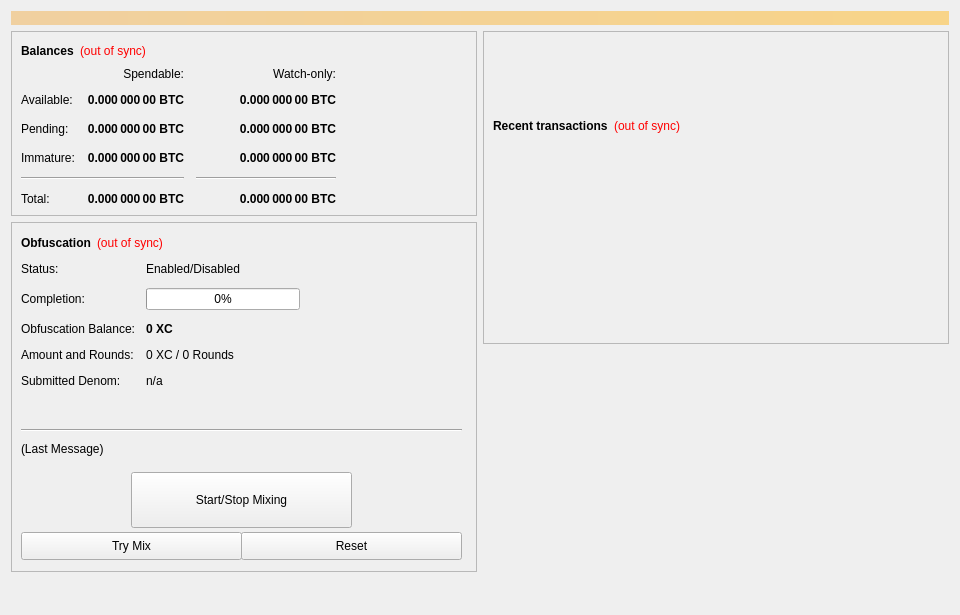
<?xml version="1.0" encoding="UTF-8"?>
<ui version="4.0">
 <class>OverviewPage</class>
 <widget class="QWidget" name="OverviewPage">
  <property name="geometry">
   <rect>
    <x>0</x>
    <y>0</y>
    <width>960</width>
    <height>615</height>
   </rect>
  </property>
  <property name="minimumSize">
   <size>
    <width>960</width>
    <height>0</height>
   </size>
  </property>
  <property name="windowTitle">
   <string>Form</string>
  </property>
  <layout class="QVBoxLayout" name="topLayout">
   <item>
    <widget class="QLabel" name="labelAlerts">
     <property name="visible">
      <bool>false</bool>
     </property>
     <property name="styleSheet">
      <string notr="true">background-color: qlineargradient(x1: 0, y1: 0, x2: 1, y2: 0, stop:0 #F0D0A0, stop:1 #F8D488); color:#000000;</string>
     </property>
     <property name="wordWrap">
      <bool>true</bool>
     </property>
     <property name="margin">
      <number>3</number>
     </property>
    </widget>
   </item>
   <item>
    <layout class="QHBoxLayout" name="horizontalLayout" stretch="1,1">
     <item>
      <layout class="QVBoxLayout" name="verticalLayout_2">
       <item>
        <widget class="QFrame" name="frame">
         <property name="frameShape">
          <enum>QFrame::StyledPanel</enum>
         </property>
         <property name="frameShadow">
          <enum>QFrame::Raised</enum>
         </property>
         <layout class="QVBoxLayout" name="verticalLayout_4">
          <item>
           <layout class="QHBoxLayout" name="horizontalLayout_4">
            <item>
             <widget class="QLabel" name="label_5">
              <property name="font">
               <font>
                <weight>75</weight>
                <bold>true</bold>
               </font>
              </property>
              <property name="text">
               <string>Balances</string>
              </property>
             </widget>
            </item>
            <item>
             <widget class="QLabel" name="labelWalletStatus">
              <property name="cursor">
               <cursorShape>WhatsThisCursor</cursorShape>
              </property>
              <property name="toolTip">
               <string>The displayed information may be out of date. Your wallet automatically synchronizes with the BlocknetDX network after a connection is established, but this process has not completed yet.</string>
              </property>
              <property name="styleSheet">
               <string notr="true">QLabel { color: red; }</string>
              </property>
              <property name="text">
               <string notr="true">(out of sync)</string>
              </property>
              <property name="alignment">
               <set>Qt::AlignLeading|Qt::AlignLeft|Qt::AlignVCenter</set>
              </property>
             </widget>
            </item>
            <item>
             <spacer name="horizontalSpacer_3">
              <property name="orientation">
               <enum>Qt::Horizontal</enum>
              </property>
              <property name="sizeHint" stdset="0">
               <size>
                <width>40</width>
                <height>20</height>
               </size>
              </property>
             </spacer>
            </item>
           </layout>
          </item>
          <item>
           <layout class="QGridLayout" name="gridLayout">
            <property name="spacing">
             <number>12</number>
            </property>
            <item row="2" column="2">
             <widget class="QLabel" name="labelWatchPending">
              <property name="font">
               <font>
                <weight>75</weight>
                <bold>true</bold>
               </font>
              </property>
              <property name="cursor">
               <cursorShape>IBeamCursor</cursorShape>
              </property>
              <property name="toolTip">
               <string>Unconfirmed transactions to watch-only addresses</string>
              </property>
              <property name="text">
               <string notr="true">0.000 000 00 BTC</string>
              </property>
              <property name="alignment">
               <set>Qt::AlignRight|Qt::AlignTrailing|Qt::AlignVCenter</set>
              </property>
              <property name="textInteractionFlags">
               <set>Qt::LinksAccessibleByMouse|Qt::TextSelectableByKeyboard|Qt::TextSelectableByMouse</set>
              </property>
             </widget>
            </item>
            <item row="2" column="1">
             <widget class="QLabel" name="labelUnconfirmed">
              <property name="font">
               <font>
                <weight>75</weight>
                <bold>true</bold>
               </font>
              </property>
              <property name="cursor">
               <cursorShape>IBeamCursor</cursorShape>
              </property>
              <property name="toolTip">
               <string>Total of transactions that have yet to be confirmed, and do not yet count toward the spendable balance</string>
              </property>
              <property name="text">
               <string notr="true">0.000 000 00 BTC</string>
              </property>
              <property name="alignment">
               <set>Qt::AlignRight|Qt::AlignTrailing|Qt::AlignVCenter</set>
              </property>
              <property name="textInteractionFlags">
               <set>Qt::LinksAccessibleByMouse|Qt::TextSelectableByKeyboard|Qt::TextSelectableByMouse</set>
              </property>
             </widget>
            </item>
            <item row="3" column="2">
             <widget class="QLabel" name="labelWatchImmature">
              <property name="font">
               <font>
                <weight>75</weight>
                <bold>true</bold>
               </font>
              </property>
              <property name="cursor">
               <cursorShape>IBeamCursor</cursorShape>
              </property>
              <property name="toolTip">
               <string>Staked or servicenode rewards in watch-only addresses that has not yet matured</string>
              </property>
              <property name="text">
               <string notr="true">0.000 000 00 BTC</string>
              </property>
              <property name="alignment">
               <set>Qt::AlignRight|Qt::AlignTrailing|Qt::AlignVCenter</set>
              </property>
              <property name="textInteractionFlags">
               <set>Qt::LinksAccessibleByMouse|Qt::TextSelectableByKeyboard|Qt::TextSelectableByMouse</set>
              </property>
             </widget>
            </item>
            <item row="4" column="0" colspan="2">
             <widget class="Line" name="lineSpendableBalance">
              <property name="orientation">
               <enum>Qt::Horizontal</enum>
              </property>
             </widget>
            </item>
            <item row="4" column="2">
             <widget class="Line" name="lineWatchBalance">
              <property name="sizePolicy">
               <sizepolicy hsizetype="Preferred" vsizetype="Fixed">
                <horstretch>0</horstretch>
                <verstretch>0</verstretch>
               </sizepolicy>
              </property>
              <property name="minimumSize">
               <size>
                <width>140</width>
                <height>0</height>
               </size>
              </property>
              <property name="orientation">
               <enum>Qt::Horizontal</enum>
              </property>
             </widget>
            </item>
            <item row="5" column="0">
             <widget class="QLabel" name="labelTotalText">
              <property name="text">
               <string>Total:</string>
              </property>
             </widget>
            </item>
            <item row="3" column="1">
             <widget class="QLabel" name="labelImmature">
              <property name="font">
               <font>
                <weight>75</weight>
                <bold>true</bold>
               </font>
              </property>
              <property name="cursor">
               <cursorShape>IBeamCursor</cursorShape>
              </property>
              <property name="toolTip">
               <string>Staked or servicenode rewards that has not yet matured</string>
              </property>
              <property name="text">
               <string notr="true">0.000 000 00 BTC</string>
              </property>
              <property name="alignment">
               <set>Qt::AlignRight|Qt::AlignTrailing|Qt::AlignVCenter</set>
              </property>
              <property name="textInteractionFlags">
               <set>Qt::LinksAccessibleByMouse|Qt::TextSelectableByKeyboard|Qt::TextSelectableByMouse</set>
              </property>
             </widget>
            </item>
            <item row="2" column="3">
             <spacer name="horizontalSpacer_2">
              <property name="orientation">
               <enum>Qt::Horizontal</enum>
              </property>
              <property name="sizeHint" stdset="0">
               <size>
                <width>40</width>
                <height>20</height>
               </size>
              </property>
             </spacer>
            </item>
            <item row="3" column="0">
             <widget class="QLabel" name="labelImmatureText">
              <property name="text">
               <string>Immature:</string>
              </property>
             </widget>
            </item>
            <item row="5" column="1">
             <widget class="QLabel" name="labelTotal">
              <property name="font">
               <font>
                <weight>75</weight>
                <bold>true</bold>
               </font>
              </property>
              <property name="cursor">
               <cursorShape>IBeamCursor</cursorShape>
              </property>
              <property name="toolTip">
               <string>Your current total balance</string>
              </property>
              <property name="text">
               <string notr="true">0.000 000 00 BTC</string>
              </property>
              <property name="alignment">
               <set>Qt::AlignRight|Qt::AlignTrailing|Qt::AlignVCenter</set>
              </property>
              <property name="textInteractionFlags">
               <set>Qt::LinksAccessibleByMouse|Qt::TextSelectableByKeyboard|Qt::TextSelectableByMouse</set>
              </property>
             </widget>
            </item>
            <item row="5" column="2">
             <widget class="QLabel" name="labelWatchTotal">
              <property name="font">
               <font>
                <weight>75</weight>
                <bold>true</bold>
               </font>
              </property>
              <property name="cursor">
               <cursorShape>IBeamCursor</cursorShape>
              </property>
              <property name="toolTip">
               <string>Current total balance in watch-only addresses</string>
              </property>
              <property name="text">
               <string notr="true">0.000 000 00 BTC</string>
              </property>
              <property name="alignment">
               <set>Qt::AlignRight|Qt::AlignTrailing|Qt::AlignVCenter</set>
              </property>
              <property name="textInteractionFlags">
               <set>Qt::LinksAccessibleByMouse|Qt::TextSelectableByKeyboard|Qt::TextSelectableByMouse</set>
              </property>
             </widget>
            </item>
            <item row="0" column="2">
             <widget class="QLabel" name="labelWatchonly">
              <property name="text">
               <string>Watch-only:</string>
              </property>
              <property name="alignment">
               <set>Qt::AlignRight|Qt::AlignTrailing|Qt::AlignVCenter</set>
              </property>
             </widget>
            </item>
            <item row="1" column="0">
             <widget class="QLabel" name="labelBalanceText">
              <property name="text">
               <string>Available:</string>
              </property>
             </widget>
            </item>
            <item row="1" column="1">
             <widget class="QLabel" name="labelBalance">
              <property name="font">
               <font>
                <weight>75</weight>
                <bold>true</bold>
               </font>
              </property>
              <property name="cursor">
               <cursorShape>IBeamCursor</cursorShape>
              </property>
              <property name="toolTip">
               <string>Your current spendable balance</string>
              </property>
              <property name="text">
               <string notr="true">0.000 000 00 BTC</string>
              </property>
              <property name="alignment">
               <set>Qt::AlignRight|Qt::AlignTrailing|Qt::AlignVCenter</set>
              </property>
              <property name="textInteractionFlags">
               <set>Qt::LinksAccessibleByMouse|Qt::TextSelectableByKeyboard|Qt::TextSelectableByMouse</set>
              </property>
             </widget>
            </item>
            <item row="1" column="2">
             <widget class="QLabel" name="labelWatchAvailable">
              <property name="font">
               <font>
                <weight>75</weight>
                <bold>true</bold>
               </font>
              </property>
              <property name="cursor">
               <cursorShape>IBeamCursor</cursorShape>
              </property>
              <property name="toolTip">
               <string>Your current balance in watch-only addresses</string>
              </property>
              <property name="text">
               <string notr="true">0.000 000 00 BTC</string>
              </property>
              <property name="alignment">
               <set>Qt::AlignRight|Qt::AlignTrailing|Qt::AlignVCenter</set>
              </property>
              <property name="textInteractionFlags">
               <set>Qt::LinksAccessibleByMouse|Qt::TextSelectableByKeyboard|Qt::TextSelectableByMouse</set>
              </property>
             </widget>
            </item>
            <item row="2" column="0">
             <widget class="QLabel" name="labelPendingText">
              <property name="text">
               <string>Pending:</string>
              </property>
             </widget>
            </item>
            <item row="0" column="1">
             <widget class="QLabel" name="labelSpendable">
              <property name="text">
               <string>Spendable:</string>
              </property>
              <property name="alignment">
               <set>Qt::AlignRight|Qt::AlignTrailing|Qt::AlignVCenter</set>
              </property>
             </widget>
            </item>
           </layout>
          </item>
         </layout>
        </widget>
       </item>
       <item>
        <widget class="QFrame" name="frameObfuscation">
         <property name="minimumSize">
          <size>
           <width>0</width>
           <height>350</height>
          </size>
         </property>
         <property name="layoutDirection">
          <enum>Qt::LeftToRight</enum>
         </property>
         <property name="frameShape">
          <enum>QFrame::StyledPanel</enum>
         </property>
         <property name="frameShadow">
          <enum>QFrame::Raised</enum>
         </property>
         <widget class="QWidget" name="formLayoutWidget">
          <property name="geometry">
           <rect>
            <x>10</x>
            <y>40</y>
            <width>451</width>
            <height>161</height>
           </rect>
          </property>
          <layout class="QFormLayout" name="formLayout">
           <property name="fieldGrowthPolicy">
            <enum>QFormLayout::AllNonFixedFieldsGrow</enum>
           </property>
           <property name="horizontalSpacing">
            <number>11</number>
           </property>
           <property name="verticalSpacing">
            <number>12</number>
           </property>
           <item row="0" column="0">
            <widget class="QLabel" name="label_6">
             <property name="text">
              <string>Status:</string>
             </property>
            </widget>
           </item>
           <item row="1" column="0">
            <widget class="QLabel" name="label_7">
             <property name="text">
              <string>Completion:</string>
             </property>
            </widget>
           </item>
           <item row="1" column="1">
            <widget class="QProgressBar" name="obfuscationProgress">
             <property name="maximumSize">
              <size>
               <width>154</width>
               <height>16777215</height>
              </size>
             </property>
             <property name="value">
              <number>0</number>
             </property>
            </widget>
           </item>
           <item row="2" column="0">
            <widget class="QLabel" name="labelAnonymizedText">
             <property name="text">
              <string>Obfuscation Balance:</string>
             </property>
            </widget>
           </item>
           <item row="2" column="1">
            <widget class="QLabel" name="labelAnonymized">
             <property name="font">
              <font>
               <weight>75</weight>
               <bold>true</bold>
              </font>
             </property>
             <property name="text">
              <string notr="true">0 XC</string>
             </property>
            </widget>
           </item>
           <item row="3" column="0">
            <widget class="QLabel" name="label_8">
             <property name="text">
              <string>Amount and Rounds:</string>
             </property>
            </widget>
           </item>
           <item row="3" column="1">
            <widget class="QLabel" name="labelAmountRounds">
             <property name="text">
              <string>0 XC / 0 Rounds</string>
             </property>
            </widget>
           </item>
           <item row="4" column="0">
            <widget class="QLabel" name="label_9">
             <property name="text">
              <string>Submitted Denom:</string>
             </property>
            </widget>
           </item>
           <item row="4" column="1">
            <widget class="QLabel" name="labelSubmittedDenom">
             <property name="toolTip">
              <string>The denominations you submitted to the Servicenode.&lt;br&gt;To mix, other users must submit the exact same denominations.</string>
             </property>
             <property name="text">
              <string>n/a</string>
             </property>
            </widget>
           </item>
           <item row="0" column="1">
            <widget class="QLabel" name="obfuscationEnabled">
             <property name="text">
              <string>Enabled/Disabled</string>
             </property>
            </widget>
           </item>
          </layout>
         </widget>
         <widget class="QPushButton" name="runAutoDenom">
          <property name="geometry">
           <rect>
            <x>251</x>
            <y>17</y>
            <width>1</width>
            <height>1</height>
           </rect>
          </property>
          <property name="palette">
           <palette>
            <active>
             <colorrole role="WindowText">
              <brush brushstyle="SolidPattern">
               <color alpha="255">
                <red>0</red>
                <green>0</green>
                <blue>0</blue>
               </color>
              </brush>
             </colorrole>
             <colorrole role="Button">
              <brush brushstyle="SolidPattern">
               <color alpha="255">
                <red>239</red>
                <green>238</green>
                <blue>238</blue>
               </color>
              </brush>
             </colorrole>
             <colorrole role="Light">
              <brush brushstyle="SolidPattern">
               <color alpha="255">
                <red>255</red>
                <green>255</green>
                <blue>255</blue>
               </color>
              </brush>
             </colorrole>
             <colorrole role="Midlight">
              <brush brushstyle="SolidPattern">
               <color alpha="255">
                <red>247</red>
                <green>246</green>
                <blue>246</blue>
               </color>
              </brush>
             </colorrole>
             <colorrole role="Dark">
              <brush brushstyle="SolidPattern">
               <color alpha="255">
                <red>119</red>
                <green>119</green>
                <blue>119</blue>
               </color>
              </brush>
             </colorrole>
             <colorrole role="Mid">
              <brush brushstyle="SolidPattern">
               <color alpha="255">
                <red>159</red>
                <green>159</green>
                <blue>159</blue>
               </color>
              </brush>
             </colorrole>
             <colorrole role="Text">
              <brush brushstyle="SolidPattern">
               <color alpha="255">
                <red>0</red>
                <green>0</green>
                <blue>0</blue>
               </color>
              </brush>
             </colorrole>
             <colorrole role="BrightText">
              <brush brushstyle="SolidPattern">
               <color alpha="255">
                <red>255</red>
                <green>255</green>
                <blue>255</blue>
               </color>
              </brush>
             </colorrole>
             <colorrole role="ButtonText">
              <brush brushstyle="SolidPattern">
               <color alpha="255">
                <red>0</red>
                <green>0</green>
                <blue>0</blue>
               </color>
              </brush>
             </colorrole>
             <colorrole role="Base">
              <brush brushstyle="SolidPattern">
               <color alpha="255">
                <red>255</red>
                <green>255</green>
                <blue>255</blue>
               </color>
              </brush>
             </colorrole>
             <colorrole role="Window">
              <brush brushstyle="SolidPattern">
               <color alpha="255">
                <red>239</red>
                <green>238</green>
                <blue>238</blue>
               </color>
              </brush>
             </colorrole>
             <colorrole role="Shadow">
              <brush brushstyle="SolidPattern">
               <color alpha="255">
                <red>0</red>
                <green>0</green>
                <blue>0</blue>
               </color>
              </brush>
             </colorrole>
             <colorrole role="AlternateBase">
              <brush brushstyle="SolidPattern">
               <color alpha="255">
                <red>247</red>
                <green>246</green>
                <blue>246</blue>
               </color>
              </brush>
             </colorrole>
             <colorrole role="ToolTipBase">
              <brush brushstyle="SolidPattern">
               <color alpha="255">
                <red>255</red>
                <green>255</green>
                <blue>220</blue>
               </color>
              </brush>
             </colorrole>
             <colorrole role="ToolTipText">
              <brush brushstyle="SolidPattern">
               <color alpha="255">
                <red>0</red>
                <green>0</green>
                <blue>0</blue>
               </color>
              </brush>
             </colorrole>
            </active>
            <inactive>
             <colorrole role="WindowText">
              <brush brushstyle="SolidPattern">
               <color alpha="255">
                <red>0</red>
                <green>0</green>
                <blue>0</blue>
               </color>
              </brush>
             </colorrole>
             <colorrole role="Button">
              <brush brushstyle="SolidPattern">
               <color alpha="255">
                <red>239</red>
                <green>238</green>
                <blue>238</blue>
               </color>
              </brush>
             </colorrole>
             <colorrole role="Light">
              <brush brushstyle="SolidPattern">
               <color alpha="255">
                <red>255</red>
                <green>255</green>
                <blue>255</blue>
               </color>
              </brush>
             </colorrole>
             <colorrole role="Midlight">
              <brush brushstyle="SolidPattern">
               <color alpha="255">
                <red>247</red>
                <green>246</green>
                <blue>246</blue>
               </color>
              </brush>
             </colorrole>
             <colorrole role="Dark">
              <brush brushstyle="SolidPattern">
               <color alpha="255">
                <red>119</red>
                <green>119</green>
                <blue>119</blue>
               </color>
              </brush>
             </colorrole>
             <colorrole role="Mid">
              <brush brushstyle="SolidPattern">
               <color alpha="255">
                <red>159</red>
                <green>159</green>
                <blue>159</blue>
               </color>
              </brush>
             </colorrole>
             <colorrole role="Text">
              <brush brushstyle="SolidPattern">
               <color alpha="255">
                <red>0</red>
                <green>0</green>
                <blue>0</blue>
               </color>
              </brush>
             </colorrole>
             <colorrole role="BrightText">
              <brush brushstyle="SolidPattern">
               <color alpha="255">
                <red>255</red>
                <green>255</green>
                <blue>255</blue>
               </color>
              </brush>
             </colorrole>
             <colorrole role="ButtonText">
              <brush brushstyle="SolidPattern">
               <color alpha="255">
                <red>0</red>
                <green>0</green>
                <blue>0</blue>
               </color>
              </brush>
             </colorrole>
             <colorrole role="Base">
              <brush brushstyle="SolidPattern">
               <color alpha="255">
                <red>255</red>
                <green>255</green>
                <blue>255</blue>
               </color>
              </brush>
             </colorrole>
             <colorrole role="Window">
              <brush brushstyle="SolidPattern">
               <color alpha="255">
                <red>239</red>
                <green>238</green>
                <blue>238</blue>
               </color>
              </brush>
             </colorrole>
             <colorrole role="Shadow">
              <brush brushstyle="SolidPattern">
               <color alpha="255">
                <red>0</red>
                <green>0</green>
                <blue>0</blue>
               </color>
              </brush>
             </colorrole>
             <colorrole role="AlternateBase">
              <brush brushstyle="SolidPattern">
               <color alpha="255">
                <red>247</red>
                <green>246</green>
                <blue>246</blue>
               </color>
              </brush>
             </colorrole>
             <colorrole role="ToolTipBase">
              <brush brushstyle="SolidPattern">
               <color alpha="255">
                <red>255</red>
                <green>255</green>
                <blue>220</blue>
               </color>
              </brush>
             </colorrole>
             <colorrole role="ToolTipText">
              <brush brushstyle="SolidPattern">
               <color alpha="255">
                <red>0</red>
                <green>0</green>
                <blue>0</blue>
               </color>
              </brush>
             </colorrole>
            </inactive>
            <disabled>
             <colorrole role="WindowText">
              <brush brushstyle="SolidPattern">
               <color alpha="255">
                <red>119</red>
                <green>119</green>
                <blue>119</blue>
               </color>
              </brush>
             </colorrole>
             <colorrole role="Button">
              <brush brushstyle="SolidPattern">
               <color alpha="255">
                <red>239</red>
                <green>238</green>
                <blue>238</blue>
               </color>
              </brush>
             </colorrole>
             <colorrole role="Light">
              <brush brushstyle="SolidPattern">
               <color alpha="255">
                <red>255</red>
                <green>255</green>
                <blue>255</blue>
               </color>
              </brush>
             </colorrole>
             <colorrole role="Midlight">
              <brush brushstyle="SolidPattern">
               <color alpha="255">
                <red>247</red>
                <green>246</green>
                <blue>246</blue>
               </color>
              </brush>
             </colorrole>
             <colorrole role="Dark">
              <brush brushstyle="SolidPattern">
               <color alpha="255">
                <red>119</red>
                <green>119</green>
                <blue>119</blue>
               </color>
              </brush>
             </colorrole>
             <colorrole role="Mid">
              <brush brushstyle="SolidPattern">
               <color alpha="255">
                <red>159</red>
                <green>159</green>
                <blue>159</blue>
               </color>
              </brush>
             </colorrole>
             <colorrole role="Text">
              <brush brushstyle="SolidPattern">
               <color alpha="255">
                <red>119</red>
                <green>119</green>
                <blue>119</blue>
               </color>
              </brush>
             </colorrole>
             <colorrole role="BrightText">
              <brush brushstyle="SolidPattern">
               <color alpha="255">
                <red>255</red>
                <green>255</green>
                <blue>255</blue>
               </color>
              </brush>
             </colorrole>
             <colorrole role="ButtonText">
              <brush brushstyle="SolidPattern">
               <color alpha="255">
                <red>119</red>
                <green>119</green>
                <blue>119</blue>
               </color>
              </brush>
             </colorrole>
             <colorrole role="Base">
              <brush brushstyle="SolidPattern">
               <color alpha="255">
                <red>239</red>
                <green>238</green>
                <blue>238</blue>
               </color>
              </brush>
             </colorrole>
             <colorrole role="Window">
              <brush brushstyle="SolidPattern">
               <color alpha="255">
                <red>239</red>
                <green>238</green>
                <blue>238</blue>
               </color>
              </brush>
             </colorrole>
             <colorrole role="Shadow">
              <brush brushstyle="SolidPattern">
               <color alpha="255">
                <red>0</red>
                <green>0</green>
                <blue>0</blue>
               </color>
              </brush>
             </colorrole>
             <colorrole role="AlternateBase">
              <brush brushstyle="SolidPattern">
               <color alpha="255">
                <red>239</red>
                <green>238</green>
                <blue>238</blue>
               </color>
              </brush>
             </colorrole>
             <colorrole role="ToolTipBase">
              <brush brushstyle="SolidPattern">
               <color alpha="255">
                <red>255</red>
                <green>255</green>
                <blue>220</blue>
               </color>
              </brush>
             </colorrole>
             <colorrole role="ToolTipText">
              <brush brushstyle="SolidPattern">
               <color alpha="255">
                <red>0</red>
                <green>0</green>
                <blue>0</blue>
               </color>
              </brush>
             </colorrole>
            </disabled>
           </palette>
          </property>
          <property name="focusPolicy">
           <enum>Qt::NoFocus</enum>
          </property>
          <property name="autoFillBackground">
           <bool>true</bool>
          </property>
          <property name="text">
           <string/>
          </property>
          <property name="flat">
           <bool>true</bool>
          </property>
         </widget>
         <widget class="QPushButton" name="toggleObfuscation">
          <property name="geometry">
           <rect>
            <x>120</x>
            <y>250</y>
            <width>221</width>
            <height>56</height>
           </rect>
          </property>
          <property name="sizePolicy">
           <sizepolicy hsizetype="MinimumExpanding" vsizetype="Fixed">
            <horstretch>0</horstretch>
            <verstretch>0</verstretch>
           </sizepolicy>
          </property>
          <property name="text">
           <string>Start/Stop Mixing</string>
          </property>
         </widget>
         <widget class="Line" name="lineLastMessage">
          <property name="geometry">
           <rect>
            <x>10</x>
            <y>200</y>
            <width>441</width>
            <height>16</height>
           </rect>
          </property>
          <property name="orientation">
           <enum>Qt::Horizontal</enum>
          </property>
         </widget>
         <widget class="QLabel" name="obfuscationStatus">
          <property name="geometry">
           <rect>
            <x>10</x>
            <y>220</y>
            <width>451</width>
            <height>61</height>
           </rect>
          </property>
          <property name="minimumSize">
           <size>
            <width>288</width>
            <height>43</height>
           </size>
          </property>
          <property name="text">
           <string>(Last Message)</string>
          </property>
          <property name="alignment">
           <set>Qt::AlignLeading|Qt::AlignLeft|Qt::AlignTop</set>
          </property>
          <property name="wordWrap">
           <bool>true</bool>
          </property>
         </widget>
         <widget class="QPushButton" name="obfuscationAuto">
          <property name="geometry">
           <rect>
            <x>10</x>
            <y>310</y>
            <width>221</width>
            <height>28</height>
           </rect>
          </property>
          <property name="sizePolicy">
           <sizepolicy hsizetype="MinimumExpanding" vsizetype="Fixed">
            <horstretch>0</horstretch>
            <verstretch>0</verstretch>
           </sizepolicy>
          </property>
          <property name="toolTip">
           <string>Try to manually submit a Obfuscation request.</string>
          </property>
          <property name="text">
           <string>Try Mix</string>
          </property>
         </widget>
         <widget class="QPushButton" name="obfuscationReset">
          <property name="geometry">
           <rect>
            <x>230</x>
            <y>310</y>
            <width>221</width>
            <height>28</height>
           </rect>
          </property>
          <property name="sizePolicy">
           <sizepolicy hsizetype="MinimumExpanding" vsizetype="Fixed">
            <horstretch>0</horstretch>
            <verstretch>0</verstretch>
           </sizepolicy>
          </property>
          <property name="toolTip">
           <string>Reset the current status of Obfuscation (can interrupt Obfuscation if it's in the process of Mixing, which can cost you money!)</string>
          </property>
          <property name="autoFillBackground">
           <bool>false</bool>
          </property>
          <property name="text">
           <string>Reset</string>
          </property>
         </widget>
         <widget class="QWidget" name="layoutWidget">
          <property name="geometry">
           <rect>
            <x>10</x>
            <y>10</y>
            <width>431</width>
            <height>22</height>
           </rect>
          </property>
          <layout class="QHBoxLayout" name="horizontalLayout_5">
           <item>
            <widget class="QLabel" name="label_2">
             <property name="font">
              <font>
               <weight>75</weight>
               <bold>true</bold>
              </font>
             </property>
             <property name="text">
              <string>Obfuscation</string>
             </property>
            </widget>
           </item>
           <item>
            <widget class="QLabel" name="labelObfuscationSyncStatus">
             <property name="toolTip">
              <string>The displayed information may be out of date. Your wallet automatically synchronizes with the BlocknetDX network after a connection is established, but this process has not completed yet.</string>
             </property>
             <property name="styleSheet">
              <string notr="true">QLabel { color: red; }</string>
             </property>
             <property name="text">
              <string notr="true">(out of sync)</string>
             </property>
             <property name="alignment">
              <set>Qt::AlignLeading|Qt::AlignLeft|Qt::AlignVCenter</set>
             </property>
            </widget>
           </item>
           <item>
            <spacer name="horizontalSpacer_4">
             <property name="orientation">
              <enum>Qt::Horizontal</enum>
             </property>
             <property name="sizeHint" stdset="0">
              <size>
               <width>40</width>
               <height>20</height>
              </size>
             </property>
            </spacer>
           </item>
          </layout>
         </widget>
        </widget>
       </item>
       <item>
        <spacer name="verticalSpacer">
         <property name="orientation">
          <enum>Qt::Vertical</enum>
         </property>
         <property name="sizeHint" stdset="0">
          <size>
           <width>20</width>
           <height>40</height>
          </size>
         </property>
        </spacer>
       </item>
      </layout>
     </item>
     <item>
      <layout class="QVBoxLayout" name="verticalLayout_3">
       <item>
        <widget class="QFrame" name="frame_2">
         <property name="frameShape">
          <enum>QFrame::StyledPanel</enum>
         </property>
         <property name="frameShadow">
          <enum>QFrame::Raised</enum>
         </property>
         <layout class="QVBoxLayout" name="verticalLayout">
          <item>
           <spacer name="verticalSpacer_3">
            <property name="orientation">
             <enum>Qt::Vertical</enum>
            </property>
            <property name="sizeType">
             <enum>QSizePolicy::Fixed</enum>
            </property>
            <property name="sizeHint" stdset="0">
             <size>
              <width>20</width>
              <height>75</height>
             </size>
            </property>
           </spacer>
          </item>
          <item>
           <layout class="QHBoxLayout" name="horizontalLayout_2">
            <item>
             <widget class="QLabel" name="label_4">
              <property name="font">
               <font>
                <weight>75</weight>
                <bold>true</bold>
               </font>
              </property>
              <property name="text">
               <string>Recent transactions</string>
              </property>
             </widget>
            </item>
            <item>
             <widget class="QLabel" name="labelTransactionsStatus">
              <property name="cursor">
               <cursorShape>WhatsThisCursor</cursorShape>
              </property>
              <property name="toolTip">
               <string>The displayed information may be out of date. Your wallet automatically synchronizes with the BlocknetDX network after a connection is established, but this process has not completed yet.</string>
              </property>
              <property name="styleSheet">
               <string notr="true">QLabel { color: red; }</string>
              </property>
              <property name="text">
               <string notr="true">(out of sync)</string>
              </property>
              <property name="alignment">
               <set>Qt::AlignRight|Qt::AlignTrailing|Qt::AlignVCenter</set>
              </property>
             </widget>
            </item>
            <item>
             <spacer name="horizontalSpacer">
              <property name="orientation">
               <enum>Qt::Horizontal</enum>
              </property>
              <property name="sizeHint" stdset="0">
               <size>
                <width>40</width>
                <height>20</height>
               </size>
              </property>
             </spacer>
            </item>
           </layout>
          </item>
          <item>
           <widget class="QListView" name="listTransactions">
            <property name="styleSheet">
             <string notr="true">QListView { background: transparent; }</string>
            </property>
            <property name="frameShape">
             <enum>QFrame::NoFrame</enum>
            </property>
            <property name="verticalScrollBarPolicy">
             <enum>Qt::ScrollBarAlwaysOff</enum>
            </property>
            <property name="horizontalScrollBarPolicy">
             <enum>Qt::ScrollBarAlwaysOff</enum>
            </property>
            <property name="selectionMode">
             <enum>QAbstractItemView::NoSelection</enum>
            </property>
           </widget>
          </item>
         </layout>
        </widget>
       </item>
       <item>
        <spacer name="verticalSpacer_2">
         <property name="orientation">
          <enum>Qt::Vertical</enum>
         </property>
         <property name="sizeType">
          <enum>QSizePolicy::Expanding</enum>
         </property>
         <property name="sizeHint" stdset="0">
          <size>
           <width>20</width>
           <height>40</height>
          </size>
         </property>
        </spacer>
       </item>
      </layout>
     </item>
    </layout>
   </item>
  </layout>
 </widget>
 <resources/>
 <connections/>
</ui>
